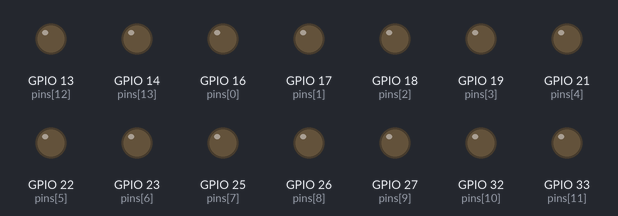
Simulated run of this sketch. Board: ESP32. On the bench: output pins drawn as LEDs (lit = HIGH).

Above: at 0.1 s.
At 5.1 s:
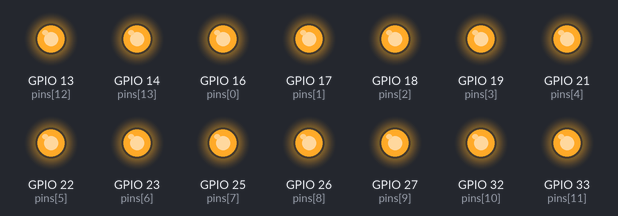
At 20.1 s:
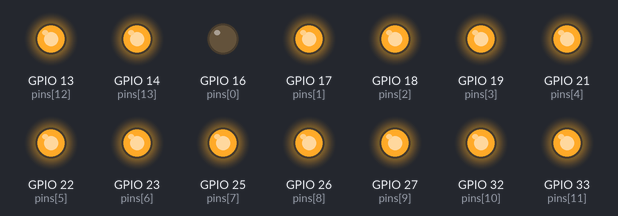
At 35.1 s:
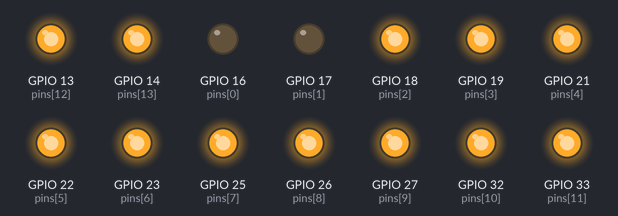
Timing chart, 0 to 36.6 s (numbered marks = the images above):
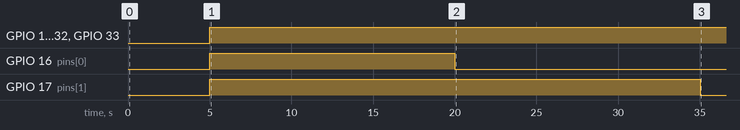

Measured:
- by itself, GPIO 16 (pins[0]): LOW → HIGH at 5.0 s, → LOW 15.0 s later
- by itself, GPIO 17 (pins[1]): LOW → HIGH at 5.0 s, → LOW 30.0 s later
- by itself, GPIO 13 (pins[12]), GPIO 14 (pins[13]), GPIO 18 (pins[2]), GPIO 19 (pins[3]), GPIO 21 (pins[4]), GPIO 22 (pins[5]), GPIO 23 (pins[6]), GPIO 25 (pins[7]), GPIO 26 (pins[8]), GPIO 27 (pins[9]), GPIO 32 (pins[10]), GPIO 33 (pins[11]): LOW → HIGH at 5.0 s

The sketch:

2026-11-12_12v-watering-system_v1.00.ino
```cpp
#include <Arduino.h>

// ESP32 DevKit V1 - 24-Hour GPIO Timer
// Avoids boot-strapping, flash and USB serial pins.
//
// Startup: all selected pins LOW
// Wait 5 seconds
// All selected pins HIGH simultaneously
// Each pin turns LOW after its assigned duration
// Repeat every 24 hours

const int NUM_PINS = 14;

const int pins[NUM_PINS] = {
  16, 17, 18, 19, 21, 22, 23,
  25, 26, 27, 32, 33, 13, 14
};

const unsigned long durations[NUM_PINS] = {
  15000UL,    // GPIO16 - 15 seconds
  30000UL,    // GPIO17 - 30 seconds
  45000UL,    // GPIO18 - 45 seconds
  60000UL,    // GPIO19 - 60 seconds
  90000UL,    // GPIO21 - 90 seconds
  120000UL,   // GPIO22 - 120 seconds
  180000UL,   // GPIO23 - 3 minutes
  240000UL,   // GPIO25 - 4 minutes
  300000UL,   // GPIO26 - 5 minutes
  360000UL,   // GPIO27 - 6 minutes
  480000UL,   // GPIO32 - 8 minutes
  600000UL,   // GPIO33 - 10 minutes
  720000UL,   // GPIO13 - 12 minutes
  840000UL    // GPIO14 - 14 minutes
};

const unsigned long DAY_MS = 86400000UL;
const unsigned long START_DELAY = 5000UL;

unsigned long cycleStart;
bool pinActive[NUM_PINS];

void setup() {

  // Set selected pins LOW
  for (int i = 0; i < NUM_PINS; i++) {
    digitalWrite(pins[i], LOW);
    pinMode(pins[i], OUTPUT);
    pinActive[i] = false;
  }

  cycleStart = millis();
}

void loop() {

  unsigned long now = millis();
  unsigned long elapsed = now - cycleStart;

  // Advance to next 24-hour cycle
  if (elapsed >= DAY_MS) {
    cycleStart += DAY_MS;
    elapsed = now - cycleStart;
  }

  // Calculate desired pin states
  for (int i = 0; i < NUM_PINS; i++) {

    bool shouldBeHigh = false;

    if (elapsed >= START_DELAY) {
      unsigned long activeTime = elapsed - START_DELAY;

      if (activeTime < durations[i]) {
        shouldBeHigh = true;
      }
    }

    // Change GPIO only when necessary
    if (shouldBeHigh != pinActive[i]) {
      digitalWrite(pins[i], shouldBeHigh ? HIGH : LOW);
      pinActive[i] = shouldBeHigh;
    }
  }

  delay(10);
}
```
